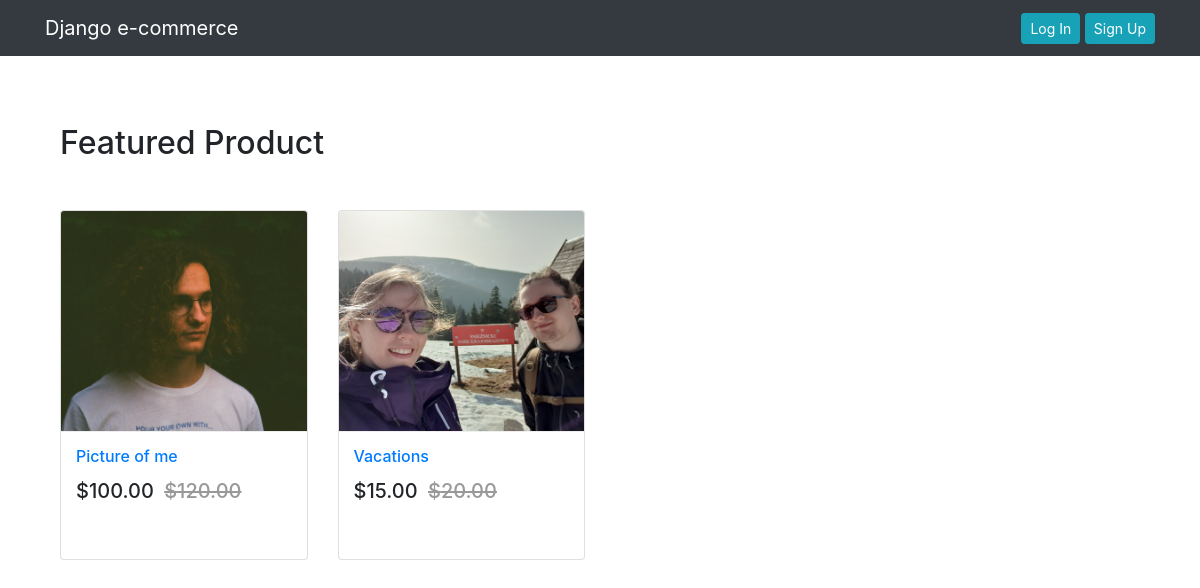
The page / on the database its author committed.
### Shop_API/models.py (models this page shows, shortened)
class Product(models.Model):
    mainimage = models.ImageField(upload_to = 'Product')
    name = models.CharField(max_length = 255)
    category = models.ForeignKey(
        Category,
        on_delete = models.CASCADE,
        related_name = 'category'
    )
    preview_text = models.TextField(max_length = 200, verbose_name = 'Preview Text')
    details_text = models.TextField(max_length = 1000, verbose_name = 'Description')
    price = models.FloatField()
    old_price = models.FloatField(default = 0.00)
    created_time = models.DateTimeField(auto_now_add = True)
    class Meta:
        ordering = ['-created_time',]

### Shop_API/views.py (the view)
# urls.py: path('', views.Home.as_view(), name = 'home'),
class Home(ListView):
    model = Product
    template_name = 'Shop_API/home.html'

### templates/Shop_API/home.html
{% extends 'base.html' %}
{% block body_block %}
<div class="container my-5">
  <h2 class="my-5">Featured Product</h2>
  <div class="row">
    {% for product in object_list %}
      <div class="col-md-6 col-sm-12 col-lg-3">
        <figure class="card card-product">
          <div class="img-wrap">
            <img src="/media/{{ product.mainimage }}" style="width:100%; height:300px;">
          </div>
          <figcaption class="info-wrap">
            <h6 class="title"><a href="{% url 'Shop_API:product_detail' pk=product.pk %}">{{ product.name }}</a></h6>
            <div class="action-wrap">
              <div class="price-wrap h5">
                <span class="price-new"> ${{ product.price|floatformat:2 }} </span>
                <span class="price-old"><strike> ${{ product.old_price|floatformat:2 }} </strike></span>
              </div>
            </div>
          </figcaption>
        </figure>
      </div>
  {% endfor %}
  </div>
</div>
{% endblock %}

### templates/base.html (style rules this page uses)
.card { height: 350px; }
.card-product::after { content: ""; display: table; clear: both; visibility: hidden; }
.card-product .price-new, .card-product .price { margin-right: 5px; }
.card-product .price-old { color: #999; }
.card-product .img-wrap { border-radius: 3px 3px 0 0; overflow: hidden; position: relative; height: 220px; text-align: center; }
.card-product .img-wrap img { max-width: 100%; max-height: 100%; object-fit: cover; }
.card-product .info-wrap { overflow: hidden; padding: 15px; border-top: 1px solid #eee; }
.card-product .action-wrap { padding-top: 4px; margin-top: 4px; }
.card-product .title { margin-top: 0px; }

### rows shown on the page
Product: mainimage (picture), name "Picture of me", price "100.00", old_price "120.00"
Product: mainimage (picture), name "Vacations", price "15.00", old_price "20.00"
